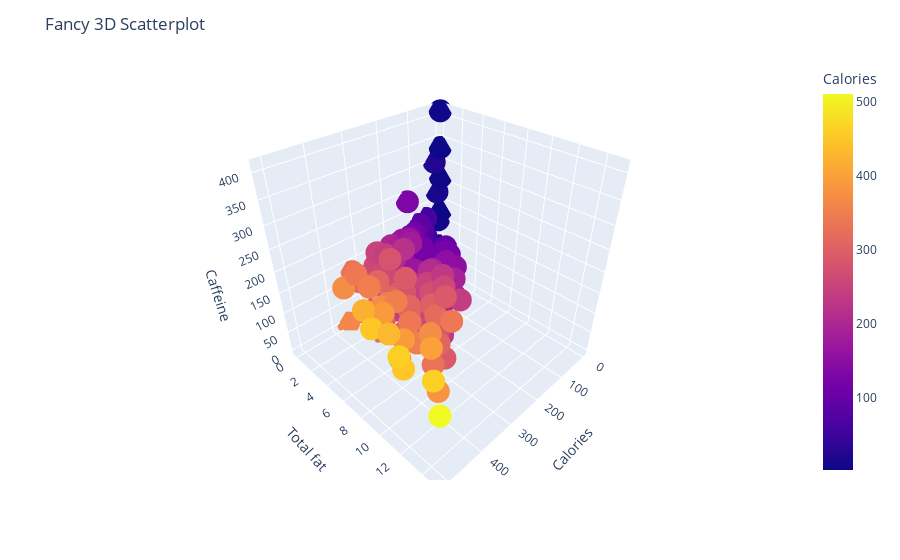

Write notebook code for a chart like this one.
### Code cell
# Interactive 3D Scatterplot
import plotly.express as px

plt.subplot(1,2,1)
fig = px.scatter_3d(data, x='Calories', y=' Total Fat (g)', z='Caffeine (mg)', color='Calories')
fig.update_layout(title='Fancy 3D Scatterplot', scene = dict(
                    xaxis_title='Calories',
                    yaxis_title='Total fat',
                    zaxis_title='Caffeine'))
fig.show()

plt.subplot(1,2,2)
plt.plot(df['Calories'], df[' Total Fat (g)'], marker='o', color='red', markeredgewidth='5.0', markeredgecolor='blue', markerfacecolor='blue')
plt.title('Calories vs Total Fat')
plt.xlabel('Calories')
plt.ylabel('Total Fat')

### Figure 1 — Plotly figure (JSON) as saved in the notebook; plotly's stock layout.template omitted (floating-point values rounded to 4 significant figures; data arrays with more than 128 entries replaced by an {"elided": "..."} marker saying what was removed)
{"data": [{"hovertemplate": "Calories=%{marker.color}<br> Total Fat (g)=%{y}<br>Caffeine (mg)=%{z}<extra></extra>", "legendgroup": "", "marker": {"color": {"elided": "232 int values"}, "coloraxis": "coloraxis", "symbol": "circle"}, "mode": "markers", "name": "", "scene": "scene", "showlegend": false, "type": "scatter3d", "x": {"elided": "232 int values"}, "y": {"elided": "232 float values"}, "z": {"elided": "232 int values"}}], "layout": {"coloraxis": {"colorbar": {"title": {"text": "Calories"}}, "colorscale": [[0, "#0d0887"], [0.1111, "#46039f"], [0.2222, "#7201a8"], [0.3333, "#9c179e"], [0.4444, "#bd3786"], [0.5556, "#d8576b"], [0.6667, "#ed7953"], [0.7778, "#fb9f3a"], [0.8889, "#fdca26"], [1, "#f0f921"]]}, "legend": {"tracegroupgap": 0}, "margin": {"t": 60}, "scene": {"domain": {"x": [0, 1], "y": [0, 1]}, "xaxis": {"title": {"text": "Calories"}}, "yaxis": {"title": {"text": "Total fat"}}, "zaxis": {"title": {"text": "Caffeine"}}}, "title": {"text": "Fancy 3D Scatterplot"}}}
